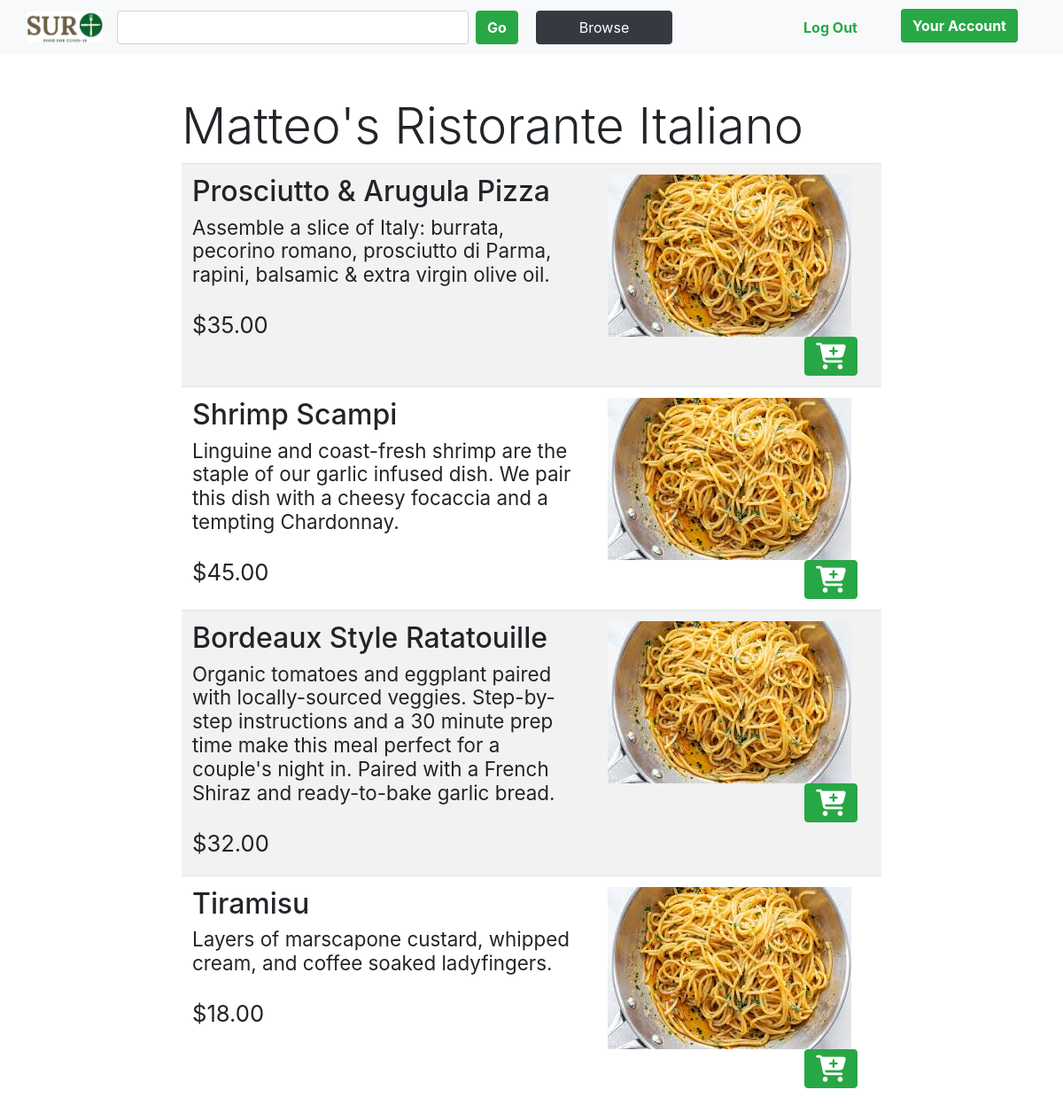
Screenshot of /sellerpage/9 (signed in) with the database file from the repository.
### app/models.py (models this page shows, shortened)
class seller(UserMixin, db.Model):
    seller_id = db.Column(db.Integer, primary_key=True)
    seller_email = db.Column(db.String, unique=True)
    seller_name = db.Column(db.String)
    seller_zipcode = db.Column(db.Integer)
    seller_phone = db.Column(db.Integer)
    seller_address = db.Column(db.String)
    password_hash = db.Column(db.String(128))
    items = db.relationship('Inventory', backref='seller')

class Inventory(db.Model):
    item_id = db.Column(db.Integer, primary_key=True)
    seller_id = db.Column(db.Integer, db.ForeignKey('seller.seller_id'))
    item_name = db.Column(db.String)
    item_price = db.Column(db.String)
    item_quantity = db.Column(db.Integer)
    item_image = db.Column(db.String)
    item_description = db.Column(db.String)

### app/routes.py (the view)
@app.route('/sellerpage/<iD>', methods=['GET', 'POST'])
def seller_page(iD):
	search = SearchForm()
	if request.method == 'POST' and search.validate_on_submit():
		return redirect((url_for('search_page', searchQuery=search.searchParam.data)))
	searchSeller = seller.query.filter_by(seller_id = iD).first()
	seller_items = Inventory.query.join(seller).filter(seller.seller_id == iD).all()
	return render_template('sellerpage.html', seller=searchSeller, items=seller_items, search=search)

### app/forms.py
class SearchForm(FlaskForm):
	searchParam = StringField('search', [DataRequired()])
	submit = SubmitField('Go', render_kw={'class': 'btn my-2 my-sm-0 btn-success font-weight-bold ml-2'})

### app/templates/sellerpage.html
{% extends "base.html" %}
{% block content %}
	<div class="row justify-content-center">
		<div class="col-md-2">
		</div>
		<div class="col-md-8">
            <h1 class="display-4">{{seller.seller_name}}</h1>
            {% if not items %}
            	<h2> This vendor currently has no items for sale </h2>
            {% else %}
            <table class="table table-striped" style="background-color: white;">
				{% for item in items %}
				<tr>
					<td>
						<h2>{{item.item_name}}</h2>
						<h3><small>{{(item.item_description)}}</small></h3><br/>
						<h2 ><small>${{'%0.2f'|format(item.item_price|float)}}<small></h2>
					</td>
					<td>
						<div class = "float-right container-fluid">
							<img src = "{{url_for('static', filename='download.jpg')}}">
							<a href= "{{url_for('addToCart', iD = item.id)}}" style="top: 10%" class="float-right"><button class="btn btn-success" style="font-size: 30px"><i class="fa fa-cart-plus" style = "font-size: 30px"></i></button></a>
						</div>
					</td>
				</tr>
				{% endfor %}
			</table>
			{% endif %}
		</div>
		<div class="col-md-2">
		</div>
{% endblock %}

### app/static/css/style.css (style rules this page uses)
:root { --light-green: #e1e1ac; --medium-green: #adab70; --pink: #e2a883; --light-brown: #ab7551; --dark-red: #783433; --tomato: #ff6347; --blanched-almond: #FFEBCD; --text-size: 18px; }
#index-body { background-position: center; background-repeat: no-repeat; background-size: cover; position: relative; background-color: #FFFFFF !important; }

### rows the page displays
seller: seller_name "Matteo's Ristorante Italiano"
Inventory: item_name "Prosciutto & Arugula Pizza", item_description "Assemble a slice of Italy: burrata, pecorino romano, prosciutto di Parma, rapini, balsamic & extra virgin olive oil.", item_price "35.00"
Inventory: item_name "Shrimp Scampi", item_description "Linguine and coast-fresh shrimp are the staple of our garlic infused dish. We pair this dish with a cheesy focaccia and a tempting Chardonnay.", item_price "45.00"
Inventory: item_name "Bordeaux Style Ratatouille", item_description "Organic tomatoes and eggplant paired with locally-sourced veggies. Step-by-step instructions and a 30 minute prep time make this meal perfect for a couple's night in. Paired with a French Shiraz and ready-to-bake garlic bread.", item_price "32.00"
Inventory: item_name "Tiramisu", item_description "Layers of marscapone custard, whipped cream, and coffee soaked ladyfingers.", item_price "18.00"
